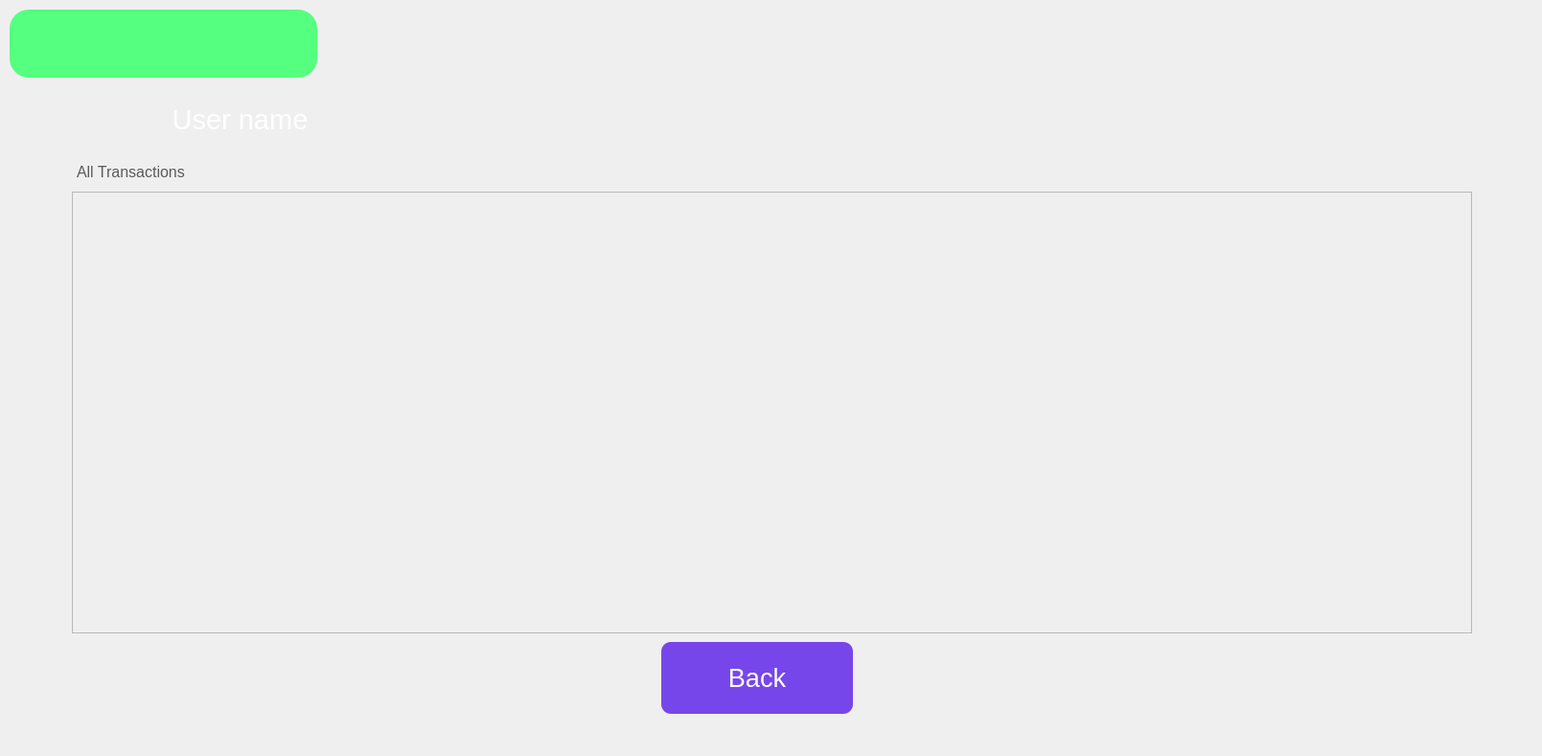
    <widget class="QWidget" name="page_21">
     <widget class="QWidget" name="widget_37" native="true">
      <property name="geometry">
       <rect>
        <x>0</x>
        <y>0</y>
        <width>1600</width>
        <height>780</height>
       </rect>
      </property>
      <widget class="QScrollArea" name="scrollArea_7">
       <property name="geometry">
        <rect>
         <x>75</x>
         <y>200</y>
         <width>1461</width>
         <height>461</height>
        </rect>
       </property>
       <property name="styleSheet">
        <string notr="true">QScrollBar:vertical{ 
background-color: rgb(36, 36, 36);
 width: 15px; 
margin: 15px 0 15px 0;
}

QScrollBar:handle:vertical{
background-color: rgb(71, 71, 71);
 min-height:30px;
 border-radius:7px;
}
QScrollBar:handle:vertical:hover{
 background-color:rgb(58, 58, 58);
}
QScrollBar:handle:vertical pressed{
 background-color: rgb(60, 60, 60);
}

QScrollBar::sub-line:vertical{
border:none;
background-color: rgb(71, 71, 71);
height: 15px;
border-top-left-radius: 7px;
border-top-right-radius:7px;
subcontrol position: top;
subcontrol-origin: margin;
}
QScrollBar::sub-line:vertical:hover { 
background-color: rgb(58, 58, 58);
}

QScrollBar::sub-line:vertical:pressed{
 background-color: rgb(60, 60, 60);
}
 QScrollBar::add-line:vertical{
 border:none;
background-color: rgb(71, 71, 71);
 height: 15px;
border-bottom-left-radius: 7px; 
border-bottom-right-radius: 7px; 
subcontrol-position: bottom; 
subcontrol-origin: margin;
}
QScrollBar::add-line:vertical:hover {
 background-color:  rgb(58, 58, 58);
}
QScrollBar::add-line:vertical:pressed { 
background-color: rgb(60, 60, 60);
}

QScrollBar::up-arrow:vertical, QScrollBar::down-arrow:vertical{
 background: none;
}
QScrollBar::add-page:vertical, QScrollBar::sub-page:vertical{ 
background: none;
}
</string>
       </property>
       <property name="widgetResizable">
        <bool>true</bool>
       </property>
       <widget class="QWidget" name="scrollAreaWidgetContents_7">
        <property name="geometry">
         <rect>
          <x>0</x>
          <y>0</y>
          <width>1459</width>
          <height>459</height>
         </rect>
        </property>
        <layout class="QVBoxLayout" name="verticalLayout_5"/>
       </widget>
      </widget>
      <widget class="QPushButton" name="pushButton_125">
       <property name="geometry">
        <rect>
         <x>690</x>
         <y>670</y>
         <width>200</width>
         <height>75</height>
        </rect>
       </property>
       <property name="font">
        <font>
         <pointsize>20</pointsize>
         <bold>false</bold>
        </font>
       </property>
       <property name="styleSheet">
        <string notr="true">QPushButton:hover{
	background-color:rgb(100, 60, 200);
}
QPushButton{
background-color:rgb(119, 70, 234);
border-radius:10px;
color:rgb(255, 255, 255);
}</string>
       </property>
       <property name="text">
        <string>Back</string>
       </property>
      </widget>
      <widget class="QLabel" name="label_121">
       <property name="geometry">
        <rect>
         <x>80</x>
         <y>100</y>
         <width>341</width>
         <height>51</height>
        </rect>
       </property>
       <property name="font">
        <font>
         <pointsize>14</pointsize>
        </font>
       </property>
       <property name="styleSheet">
        <string notr="true">color:rgb(255, 255, 255);</string>
       </property>
       <property name="text">
        <string>&lt;html&gt;&lt;head/&gt;&lt;body&gt;&lt;p align=&quot;center&quot;&gt;&lt;span style=&quot; font-size:22pt;&quot;&gt;User name&lt;/span&gt;&lt;/p&gt;&lt;/body&gt;&lt;/html&gt;</string>
       </property>
      </widget>
      <widget class="QLabel" name="label_122">
       <property name="geometry">
        <rect>
         <x>80</x>
         <y>160</y>
         <width>151</width>
         <height>40</height>
        </rect>
       </property>
       <property name="font">
        <font>
         <pointsize>12</pointsize>
        </font>
       </property>
       <property name="styleSheet">
        <string notr="true">color:rgb(90, 90, 90);</string>
       </property>
       <property name="text">
        <string>&lt;html&gt;&lt;head/&gt;&lt;body&gt;&lt;p&gt;All Transactions&lt;/p&gt;&lt;/body&gt;&lt;/html&gt;</string>
       </property>
      </widget>
      <widget class="QLabel" name="label_120">
       <property name="geometry">
        <rect>
         <x>10</x>
         <y>10</y>
         <width>321</width>
         <height>71</height>
        </rect>
       </property>
       <property name="styleSheet">
        <string notr="true">border-radius:20px;
background-color: rgb(85, 255, 127);
background-image: url(:/new/prefix1/firstPage.png);
</string>
       </property>
       <property name="text">
        <string/>
       </property>
       <property name="pixmap">
        <pixmap resource="assets.qrc">:/new/prefix1/firstPage.png</pixmap>
       </property>
       <property name="scaledContents">
        <bool>true</bool>
       </property>
      </widget>
     </widget>
    </widget>
